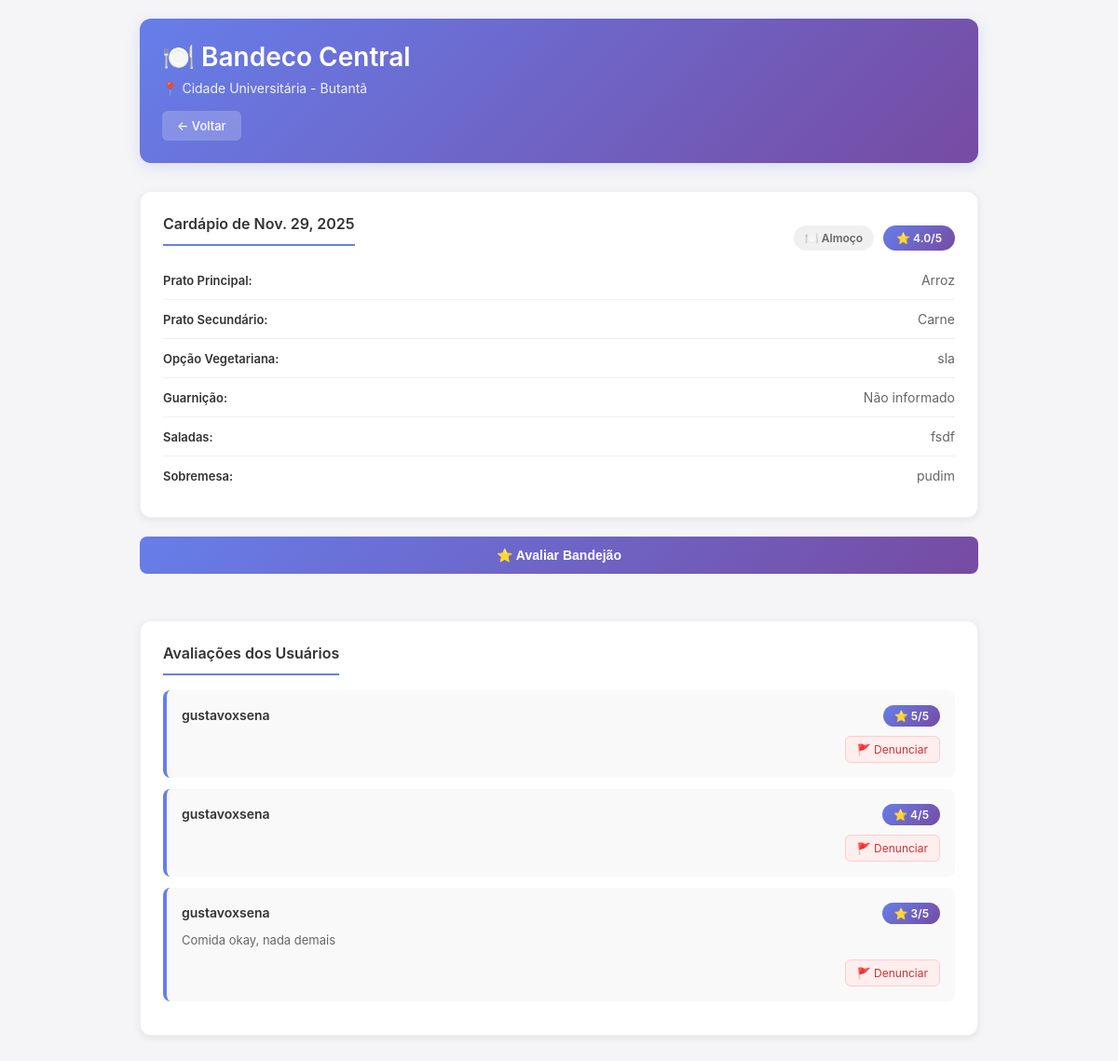
Page /cardapio/1/ on the committed database.
### core/models.py (models this page shows, shortened)
class Restaurante(models.Model):
    nome = models.CharField(max_length=100)
    unidade = models.CharField(max_length=100)
    capacidade_refeicoes = models.IntegerField()
    descricao = models.TextField(blank=True)

class Cardapio(models.Model):
    restaurante = models.ForeignKey(Restaurante, on_delete=models.CASCADE)
    data = models.DateField()
    tipo_refeicao = models.CharField(max_length=50)
    guarnicao = models.CharField(max_length=100)
    prato_principal = models.CharField(max_length=100)
    prato_secundario = models.CharField(max_length=100)
    opcao_vegetariana = models.CharField(max_length=100, blank=True)
    saladas = models.CharField(max_length=200)
    sobremesa = models.CharField(max_length=100, blank=True)
    acompanhamentos = models.CharField(max_length=100, blank=True, default="")

class Avaliacao(models.Model):
    restaurante = models.ForeignKey(Restaurante, on_delete=models.CASCADE)
    cardapio = models.ForeignKey(Cardapio, on_delete=models.CASCADE)
    usuario = models.ForeignKey(User, on_delete=models.CASCADE)
    estrelas = models.PositiveIntegerField()  # Total: de 1 a 5
    comentario = models.TextField(blank=True)
    curso = models.CharField(max_length=100)
    data = models.DateTimeField(auto_now_add=True)

class User(AbstractUser):
    curso = models.CharField(max_length=100)
    is_admin = models.BooleanField(default=False)
    email_confirmado = models.BooleanField(default=False)
    token_confirmacao = models.CharField(max_length=100, blank=True, null=True)

### core/views.py (the view)
# urls.py: path('cardapio/<int:restaurante_id>/', views.cardapio_view, name='cardapio'),
def cardapio_view(request, restaurante_id):
    restaurante = Restaurante.objects.get(id=restaurante_id)
    cardapio = Cardapio.objects.filter(restaurante=restaurante).order_by('-data').first()
    avaliacoes = Avaliacao.objects.filter(restaurante=restaurante, cardapio=cardapio)
    media = avaliacoes.aggregate(Avg('estrelas'))['estrelas__avg']
    media_estrelas = round(media, 1) if media else 0
    return render(request, 'core/cardapio.html', {
        'restaurante': restaurante,
        'cardapio': cardapio,
        'avaliacoes': avaliacoes,
        'media_estrelas': media_estrelas,
    })

### core/templates/core/cardapio.html (shortened to what this page needs)
<!DOCTYPE html>
<html lang="pt-BR">
<head>
</head>
<body>
    <div class="container">
        <div class="header">
            <h1>🍽️ {{ restaurante.nome }}</h1>
            <p>📍 {{ restaurante.unidade }}</p>
            <a href="{% url 'home_usuario' %}" class="back-btn">← Voltar</a>
        </div>
        {% if cardapio %}
            <div class="section">
               <div style="display: flex; justify-content: space-between; align-items: center; gap: 12px; flex-wrap: wrap;">
    <div class="section-title">Cardápio de {{ cardapio.data }}</div>
    <div style="display: flex; gap: 10px; align-items: center;">
        <span style="background: #f0f0f0; color: #666; padding: 6px 12px; border-radius: 20px; font-size: 12px; font-weight: 600;">
            🍽️ {{ cardapio.tipo_refeicao }}
        </span>
        <span style="background: linear-gradient(135deg, #667eea 0%, #764ba2 100%); color: white; padding: 6px 14px; border-radius: 20px; font-size: 12px; font-weight: 600;">
            ⭐ {{ media_estrelas }}/5
        </span>
    </div>
</div>
                <div class="menu-item">
                    <span class="menu-label">Prato Principal:</span>
                    <span class="menu-value">{{ cardapio.prato_principal }}</span>
                </div>
                <div class="menu-item">
                    <span class="menu-label">Prato Secundário:</span>
                    <span class="menu-value">{{ cardapio.prato_secundario }}</span>
                </div>
                <div class="menu-item">
                    <span class="menu-label">Opção Vegetariana:</span>
                    <span class="menu-value">{{ cardapio.opcao_vegetariana }}</span>
                </div>
                <div class="menu-item">
                    <span class="menu-label">Guarnição:</span>
                    <span class="menu-value">{{ cardapio.guarnicao }}</span>
                </div>
                <div class="menu-item">
                    <span class="menu-label">Saladas:</span>
                    <span class="menu-value">{{ cardapio.saladas }}</span>
                </div>
                <div class="menu-item">
                    <span class="menu-label">Sobremesa:</span>
                    <span class="menu-value">{{ cardapio.sobremesa }}</span>
                </div>
            </div>
            {% if cardapio %}
                <a href="{% url 'avaliar_bandejao' restaurante.id cardapio.id %}">
                    <button class="evaluate-btn">⭐ Avaliar Bandejão</button>
                </a>
            {% endif %}
        {% else %}
            <div class="section">
                <div class="no-menu">
                    📋 Nenhum cardápio cadastrado para este restaurante.
                </div>
            </div>
        {% endif %}
        <div class="section reviews-section">
            <div class="section-title">Avaliações dos Usuários</div>
            {% if avaliacoes %}
                {% for avaliacao in avaliacoes %}
                    <div class="review-card">
                        <div class="review-header">
                            <div>
                                <span class="review-user">{{ avaliacao.usuario.username }}</span>
                            </div>
                            <span class="review-rating">⭐ {{ avaliacao.estrelas }}/5</span>
                        </div>
                        <p class="review-comment">{{ avaliacao.comentario }}</p>
                        <div class="review-actions">
                            <a href="{% url 'denunciar_comentario' avaliacao.id %}" class="report-btn">
                                🚩 Denunciar
                            </a>
                        </div>
                    </div>
                {% endfor %}
            {% else %}
                <div class="no-reviews">
                    💬 Ainda não há avaliações. Seja o primeiro a avaliar!
                </div>
            {% endif %}
        </div>
    </div>
</body>
</html>

### core/templates/core/cardapio.html (style rules this page uses)
* { margin: 0; padding: 0; box-sizing: border-box; }
body { font-family: -apple-system, BlinkMacSystemFont, 'Segoe UI', Roboto, Oxygen, Ubuntu, Cantarell, sans-serif; background: #f5f5f7; min-height: 100vh; padding: 20px; }
.container { max-width: 900px; margin: 0 auto; }
.header { background: linear-gradient(135deg, #667eea 0%, #764ba2 100%); color: white; padding: 24px; border-radius: 12px; margin-bottom: 30px; box-shadow: 0 4px 15px rgba(102, 126, 234, 0.2); }
.header h1 { font-size: 28px; font-weight: 600; margin-bottom: 8px; }
.header p { font-size: 14px; opacity: 0.9; }
.back-btn { display: inline-flex; align-items: center; gap: 8px; background: rgba(255, 255, 255, 0.2); color: white; padding: 8px 16px; border-radius: 6px; text-decoration: none; font-size: 13px; font-weight: 500; border: 1px solid rgba(255, 255, 255, 0.3); transition: all 0.3s ease; cursor: pointer; margin-top: 16px; border: none; }
.section { background: white; border-radius: 12px; padding: 24px; margin-bottom: 20px; box-shadow: 0 2px 8px rgba(0, 0, 0, 0.08); border: 1px solid #f0f0f0; }
.section-title { font-size: 16px; font-weight: 600; color: #333; margin-bottom: 16px; padding-bottom: 12px; border-bottom: 2px solid #667eea; display: inline-block; }
.menu-item { padding: 12px 0; display: flex; justify-content: space-between; align-items: center; border-bottom: 1px solid #f0f0f0; }
.menu-item:last-child { border-bottom: none; }
.menu-label { font-weight: 600; color: #333; font-size: 13px; min-width: 120px; }
.menu-value { color: #666; font-size: 14px; flex: 1; text-align: right; }
.reviews-section { margin-top: 30px; }
.review-card { background: #f9f9f9; border-radius: 8px; padding: 16px; margin-bottom: 12px; border-left: 4px solid #667eea; transition: all 0.3s ease; }
.review-header { display: flex; justify-content: space-between; align-items: start; margin-bottom: 8px; }
.review-user { font-weight: 600; color: #333; font-size: 14px; }
.review-rating { background: linear-gradient(135deg, #667eea 0%, #764ba2 100%); color: white; padding: 4px 12px; border-radius: 20px; font-size: 12px; font-weight: 600; }
.review-comment { color: #666; font-size: 13px; line-height: 1.5; margin-bottom: 10px; }
.review-actions { display: flex; gap: 8px; justify-content: flex-end; }
.report-btn { background: #fee; color: #c33; border: 1px solid #fcc; padding: 6px 12px; border-radius: 6px; font-size: 12px; cursor: pointer; transition: all 0.2s ease; text-decoration: none; display: inline-block; }
.evaluate-btn { width: 100%; padding: 12px; background: linear-gradient(135deg, #667eea 0%, #764ba2 100%); color: white; border: none; border-radius: 8px; font-size: 14px; font-weight: 600; cursor: pointer; transition: transform 0.2s ease, box-shadow 0.2s ease; margin-bottom: 20px; }

### rows in the picture
Restaurante: nome "Bandeco Central", unidade "Cidade Universitária - Butantã"
Cardapio: data "Nov. 29, 2025", tipo_refeicao "Almoço", prato_principal "Arroz", prato_secundario "Carne", opcao_vegetariana "sla", guarnicao "Não informado", saladas "fsdf", sobremesa "pudim"
Avaliacao: usuario.username "gustavoxsena", estrelas "5"
Avaliacao: usuario.username "gustavoxsena", estrelas "4"
Avaliacao: usuario.username "gustavoxsena", estrelas "3", comentario "Comida okay, nada demais"

### other values in the picture
{{ media_estrelas }} "4.0"
